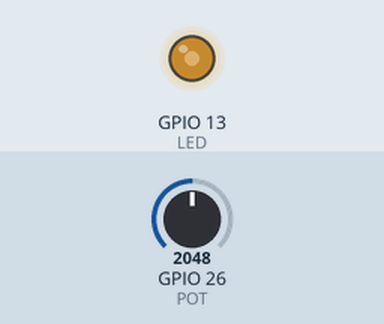
Bench run of a sketch on a simulated ESP32. On the bench: output pins drawn as LEDs (lit = HIGH). The inputs (shaded band) are chosen by the test bench; at power-on: GPIO 26 (POT) = 2048.

Above: at 1.2 s.
1.3 s: GPIO 26 (POT) set to 2866
At 2.3 s:
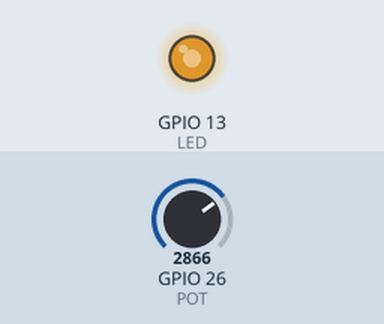
2.8 s: GPIO 26 (POT) set to 3603
At 3.6 s:
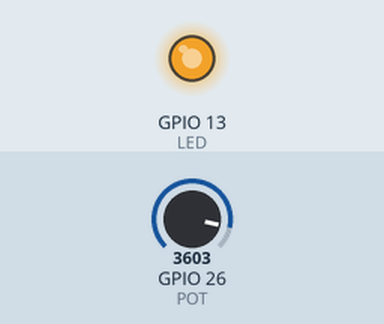
4.3 s: GPIO 26 (POT) set to 491
At 4.9 s:
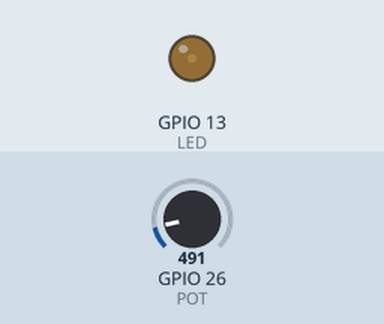
5.8 s: GPIO 26 (POT) set to 0
At 6.2 s:
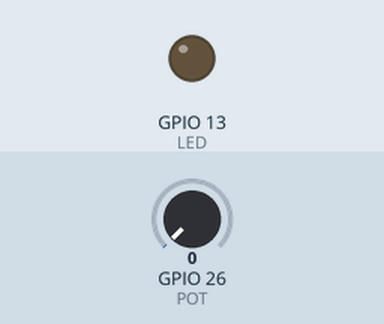
Timing chart, 0 to 8.3 s (numbered marks = the images above; inputs shaded):
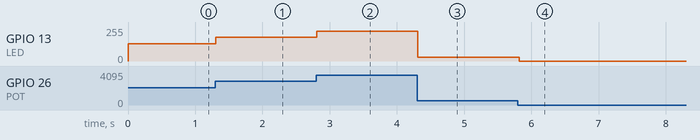

The sketch:

2.led_analog.ino
```cpp
/*
  该程序作用是使用 analogWrite 控制 LED 亮度
  在线文档：https://docs.geeksman.com/esp32/Arduino/11.esp32-arduino-adc.html
*/
// 定义 LED 和电位计引脚
#define LED 13
#define POT 26

// 初始化 LED 与电位计模拟信号
int pot_value;
int led_value;

void setup() {
  pinMode(POT, INPUT);
  pinMode(LED, OUTPUT);
}


void loop() {
  // 读取电位计模拟输入
  pot_value = analogRead(POT);
  // 把电位计模拟输入值转换为 LED 模拟输出
  led_value = pot_value / 16;
  analogWrite(LED, led_value);
  delay(50);

}
```

Measured:
- after the input at 1.3 s, GPIO 13 (LED): 128/255 → 179/255 at once
- after the input at 2.8 s, GPIO 13 (LED): 179/255 → 225/255 at once
- after the input at 4.3 s, GPIO 13 (LED): 225/255 → 30/255 at once
- after the input at 5.8 s, GPIO 13 (LED): 30/255 → 0/255 at once
